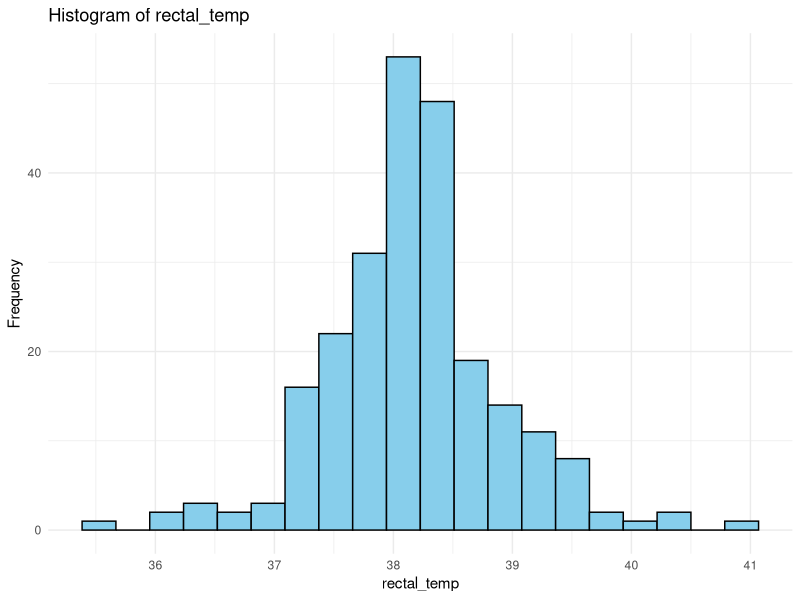
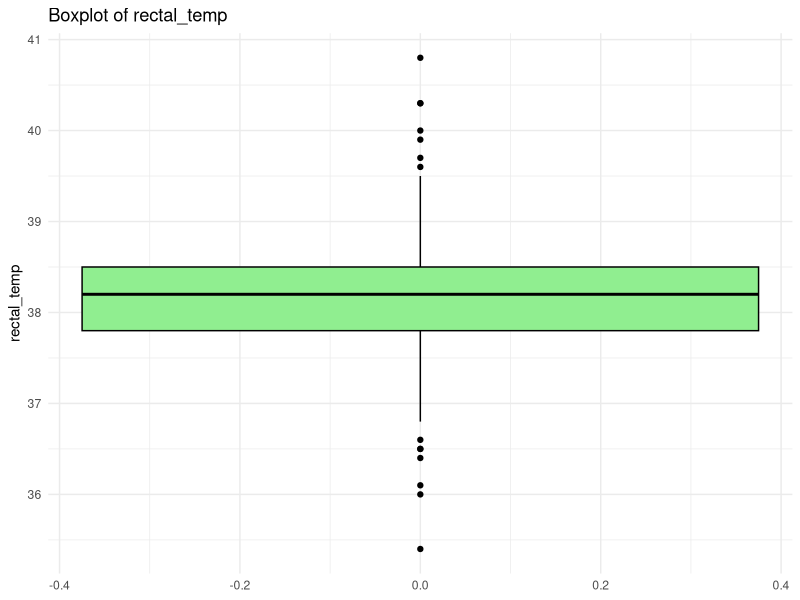
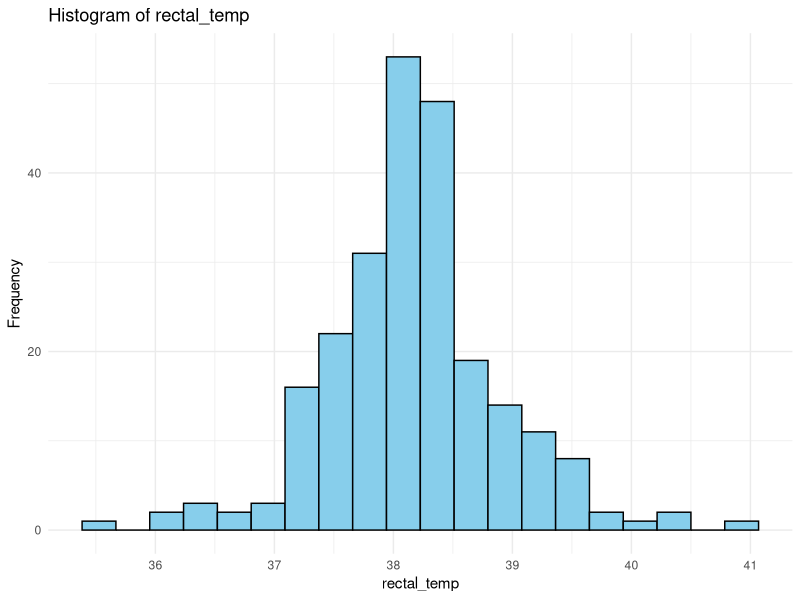
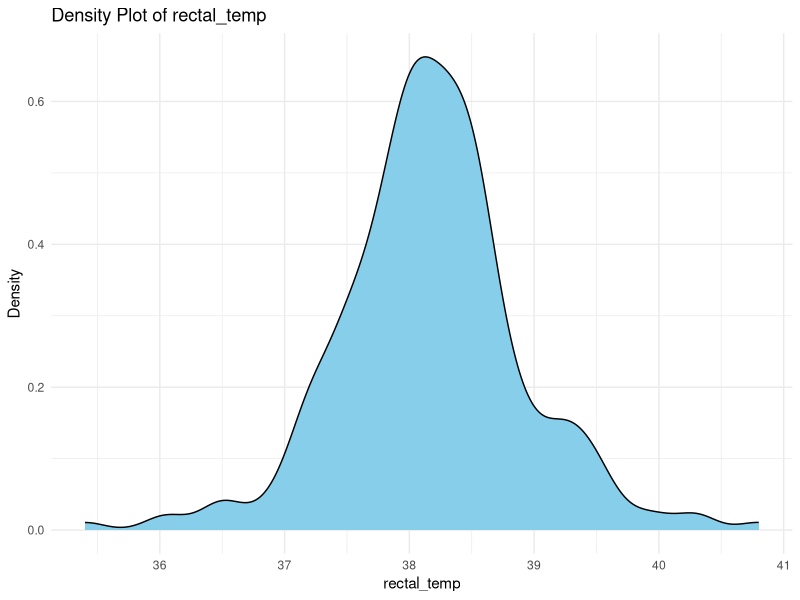
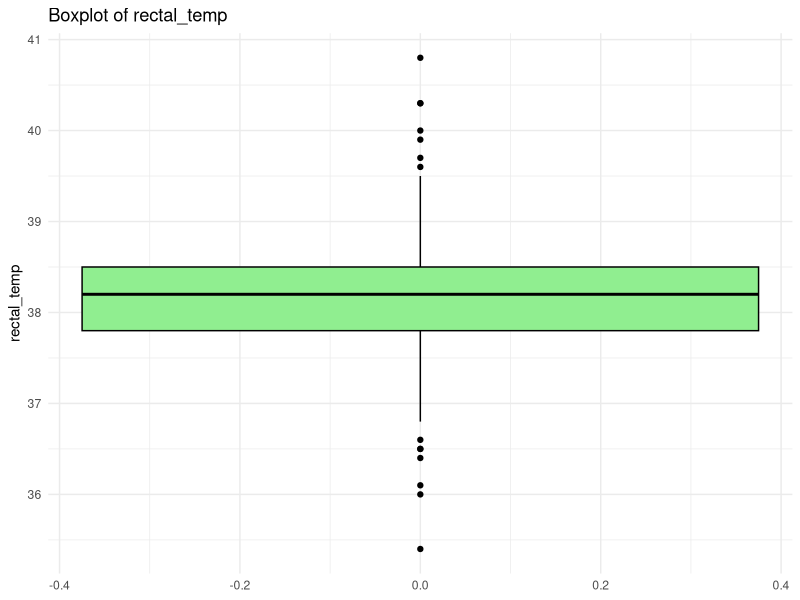
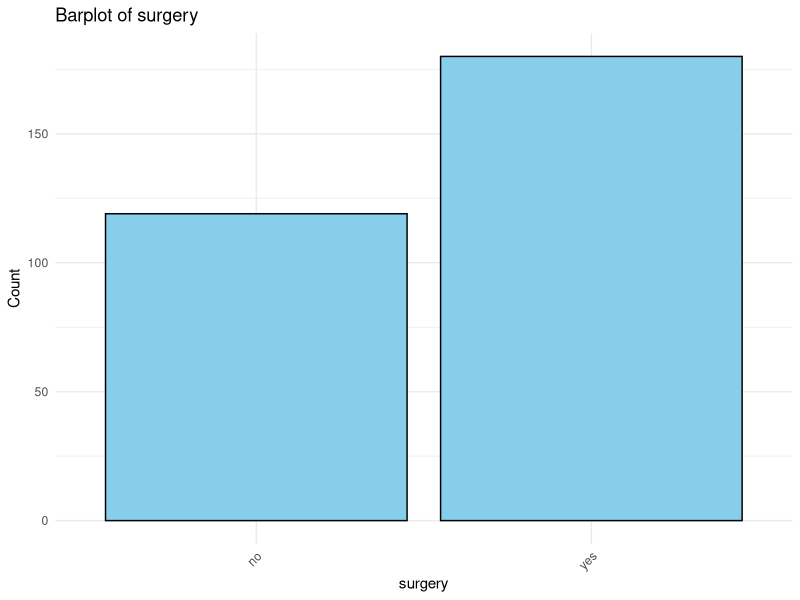

Recreate these plots in R, in order.
# Load dataset
horse_data <- read.csv("data/horse.csv", colClasses = c(
  surgery = "factor",
  age = "factor",
  hospital_number = "integer",
  rectal_temp = "numeric",
  pulse = "integer",
  respiratory_rate = "numeric",
  temp_of_extremities = "factor",
  peripheral_pulse = "factor",
  mucous_membrane = "factor",
  capillary_refill_time = "factor",
  pain = "factor",
  peristalsis = "factor",
  abdominal_distention = "factor",
  nasogastric_tube = "factor",
  nasogastric_reflux = "factor",
  nasogastric_reflux_ph = "numeric",
  rectal_exam_feces = "factor",
  abdomen = "factor",
  packed_cell_volume = "numeric",
  total_protein = "numeric",
  abdomo_appearance = "factor",
  abdomo_protein = "factor",
  outcome = "factor",
  surgical_lesion = "factor",
  lesion_1 = "numeric",
  lesion_2 = "numeric",
  lesion_3 = "numeric",
  cp_data = "factor"
))

# Display the structure of the dataset
str(horse_data)

# View the first few rows of the dataset
head(horse_data)

# View the dataset in a separate viewer window
View(horse_data)

# Measures of Frequency
# Frequency table for categorical variables
cat_vars <- c("surgery", "age", "temp_of_extremities", "peripheral_pulse", 
              "mucous_membrane", "capillary_refill_time", "pain", 
              "peristalsis", "abdominal_distention", "nasogastric_tube", 
              "nasogastric_reflux", "rectal_exam_feces", "abdomen", 
              "abdomo_appearance", "abdomo_protein", "outcome", 
              "surgical_lesion", "cp_data")

cat_freq <- lapply(horse_data[cat_vars], table)
cat_freq_summary <- lapply(cat_freq, summary)

# Frequency table for numerical variables
num_vars <- c("rectal_temp", "pulse", "respiratory_rate", 
              "nasogastric_reflux_ph", "packed_cell_volume", "total_protein", 
              "lesion_1", "lesion_2", "lesion_3")

num_freq_summary <- lapply(horse_data[num_vars], summary)

# Print frequency tables
cat_freq_summary
num_freq_summary

# Measures of Central Tendency for Numerical Variables
num_vars <- c("rectal_temp", "pulse", "respiratory_rate", 
              "nasogastric_reflux_ph", "packed_cell_volume", "total_protein", 
              "lesion_1", "lesion_2", "lesion_3")

# Mean
num_means <- sapply(horse_data[num_vars], mean, na.rm = TRUE)

# Median
num_medians <- sapply(horse_data[num_vars], median, na.rm = TRUE)

# Mode (custom function)
get_mode <- function(x) {
  uniq_x <- unique(x)
  uniq_x[which.max(tabulate(match(x, uniq_x)))]
}
num_modes <- sapply(horse_data[num_vars], get_mode)

# Print measures of central tendency for numerical variables
num_central_tendency <- data.frame(mean = num_means, median = num_medians, mode = num_modes)
num_central_tendency

library(ggplot2)

# Numerical Variables
num_vars <- c("rectal_temp", "pulse", "respiratory_rate", 
              "nasogastric_reflux_ph", "packed_cell_volume", "total_protein", 
              "lesion_1", "lesion_2", "lesion_3")

# Create histograms for numerical variables
histograms <- lapply(num_vars, function(var) {
  ggplot(horse_data, aes_string(x = var)) +
    geom_histogram(fill = "skyblue", color = "black", bins = 20) +
    labs(title = paste("Histogram of", var), x = var, y = "Frequency") +
    theme_minimal()
})

# Create boxplots for numerical variables
boxplots <- lapply(num_vars, function(var) {
  ggplot(horse_data, aes_string(y = var)) +
    geom_boxplot(fill = "lightgreen", color = "black") +
    labs(title = paste("Boxplot of", var), y = var) +
    theme_minimal()
})

# Print histograms and boxplots
print(histograms[[1]])  # Print first histogram
print(boxplots[[1]])     # Print first boxplot

# Measures of Relationship

# Correlation analysis for numerical variables
num_vars <- c("rectal_temp", "pulse", "respiratory_rate", 
              "nasogastric_reflux_ph", "packed_cell_volume", "total_protein", 
              "lesion_1", "lesion_2", "lesion_3")

# Compute correlation matrix
num_correlation <- cor(horse_data[num_vars], use = "complete.obs")

# Print correlation matrix
num_correlation

# Contingency tables for categorical variables
cat_vars <- c("surgery", "age", "temp_of_extremities", "peripheral_pulse", 
              "mucous_membrane", "capillary_refill_time", "pain", 
              "peristalsis", "abdominal_distention", "nasogastric_tube", 
              "nasogastric_reflux", "rectal_exam_feces", "abdomen", 
              "abdomo_appearance", "abdomo_protein", "outcome", 
              "surgical_lesion", "cp_data")

# Compute contingency tables
cat_contingency_tables <- lapply(horse_data[cat_vars], table)

# Print contingency tables
cat_contingency_tables

# ANOVA (Analysis of Variance)

# Example: ANOVA for the 'age' variable (categorical) and the 'pulse' variable (numerical)
anova_result <- aov(pulse ~ age, data = horse_data)

# Print ANOVA table
summary(anova_result)

library(ggplot2)

# Numerical Variables
num_vars <- c("rectal_temp", "pulse", "respiratory_rate", 
              "nasogastric_reflux_ph", "packed_cell_volume", "total_protein", 
              "lesion_1", "lesion_2", "lesion_3")

# Create histograms for numerical variables
num_histograms <- lapply(num_vars, function(var) {
  ggplot(horse_data, aes_string(x = var)) +
    geom_histogram(fill = "skyblue", color = "black", bins = 20) +
    labs(title = paste("Histogram of", var), x = var, y = "Frequency") +
    theme_minimal()
})

# Create density plots for numerical variables
num_density_plots <- lapply(num_vars, function(var) {
  ggplot(horse_data, aes_string(x = var)) +
    geom_density(fill = "skyblue", color = "black") +
    labs(title = paste("Density Plot of", var), x = var, y = "Density") +
    theme_minimal()
})

# Create boxplots for numerical variables
num_boxplots <- lapply(num_vars, function(var) {
  ggplot(horse_data, aes_string(y = var)) +
    geom_boxplot(fill = "lightgreen", color = "black") +
    labs(title = paste("Boxplot of", var), y = var) +
    theme_minimal()
})

# Print numerical univariate plots
print(num_histograms[[1]])  # Print first histogram
print(num_density_plots[[1]])  # Print first density plot
print(num_boxplots[[1]])     # Print first boxplot


# Categorical Variables
cat_vars <- c("surgery", "age", "temp_of_extremities", "peripheral_pulse", 
              "mucous_membrane", "capillary_refill_time", "pain", 
              "peristalsis", "abdominal_distention", "nasogastric_tube", 
              "nasogastric_reflux", "rectal_exam_feces", "abdomen", 
              "abdomo_appearance", "abdomo_protein", "outcome", 
              "surgical_lesion", "cp_data")

# Create barplots for categorical variables
cat_barplots <- lapply(cat_vars, function(var) {
  ggplot(horse_data, aes_string(x = var)) +
    geom_bar(fill = "skyblue", color = "black") +
    labs(title = paste("Barplot of", var), x = var, y = "Count") +
    theme_minimal() +
    theme(axis.text.x = element_text(angle = 45, hjust = 1))
})

# Print categorical univariate plots
print(cat_barplots[[1]])  # Print first barplot


